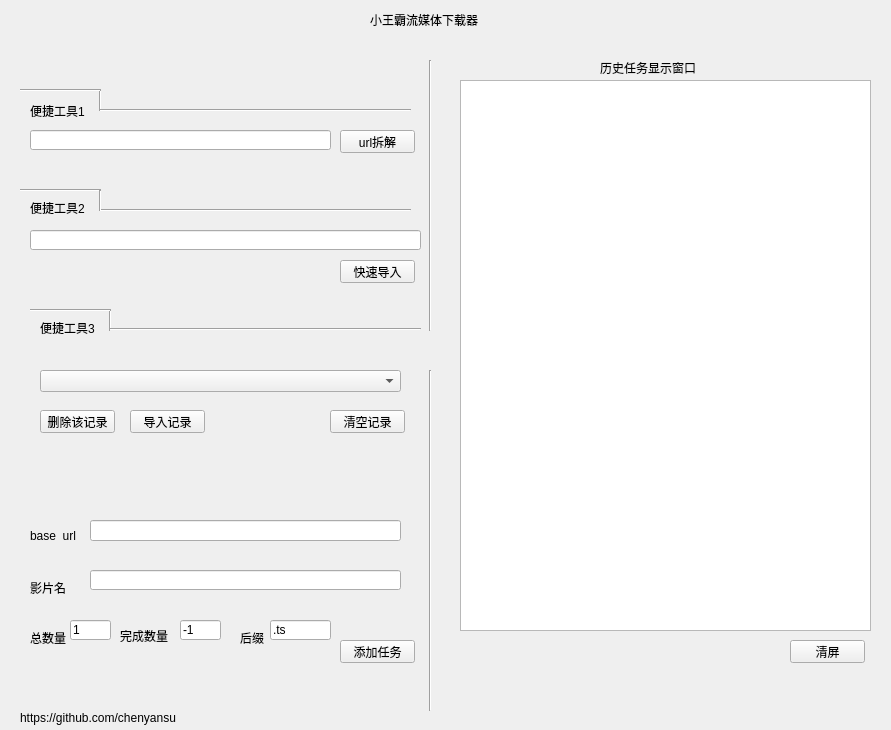
<?xml version="1.0" encoding="UTF-8"?>
<ui version="4.0">
 <class>MainWindow</class>
 <widget class="QMainWindow" name="MainWindow">
  <property name="geometry">
   <rect>
    <x>0</x>
    <y>0</y>
    <width>891</width>
    <height>730</height>
   </rect>
  </property>
  <property name="windowTitle">
   <string>MainWindow</string>
  </property>
  <widget class="QWidget" name="centralWidget">
   <widget class="QLabel" name="label">
    <property name="geometry">
     <rect>
      <x>30</x>
      <y>100</y>
      <width>91</width>
      <height>21</height>
     </rect>
    </property>
    <property name="text">
     <string>便捷工具1</string>
    </property>
   </widget>
   <widget class="QLineEdit" name="base_url_lineEdit">
    <property name="geometry">
     <rect>
      <x>90</x>
      <y>520</y>
      <width>311</width>
      <height>21</height>
     </rect>
    </property>
   </widget>
   <widget class="QLabel" name="label_2">
    <property name="geometry">
     <rect>
      <x>30</x>
      <y>530</y>
      <width>54</width>
      <height>12</height>
     </rect>
    </property>
    <property name="text">
     <string>base_url</string>
    </property>
   </widget>
   <widget class="QLineEdit" name="postfix_lineEdit">
    <property name="geometry">
     <rect>
      <x>270</x>
      <y>620</y>
      <width>61</width>
      <height>20</height>
     </rect>
    </property>
    <property name="text">
     <string>.ts</string>
    </property>
   </widget>
   <widget class="QLabel" name="label_4">
    <property name="geometry">
     <rect>
      <x>240</x>
      <y>630</y>
      <width>31</width>
      <height>16</height>
     </rect>
    </property>
    <property name="text">
     <string>后缀</string>
    </property>
   </widget>
   <widget class="QLabel" name="label_5">
    <property name="geometry">
     <rect>
      <x>30</x>
      <y>630</y>
      <width>41</width>
      <height>16</height>
     </rect>
    </property>
    <property name="text">
     <string>总数量</string>
    </property>
   </widget>
   <widget class="QLineEdit" name="amount_lineEdit">
    <property name="geometry">
     <rect>
      <x>70</x>
      <y>620</y>
      <width>41</width>
      <height>20</height>
     </rect>
    </property>
    <property name="text">
     <string>1</string>
    </property>
   </widget>
   <widget class="QLabel" name="label_6">
    <property name="geometry">
     <rect>
      <x>120</x>
      <y>630</y>
      <width>54</width>
      <height>12</height>
     </rect>
    </property>
    <property name="text">
     <string>完成数量</string>
    </property>
   </widget>
   <widget class="QLineEdit" name="finish_num_lineEdit">
    <property name="geometry">
     <rect>
      <x>180</x>
      <y>620</y>
      <width>41</width>
      <height>20</height>
     </rect>
    </property>
    <property name="text">
     <string>-1</string>
    </property>
   </widget>
   <widget class="QLineEdit" name="name_lineEdit">
    <property name="geometry">
     <rect>
      <x>90</x>
      <y>570</y>
      <width>311</width>
      <height>20</height>
     </rect>
    </property>
   </widget>
   <widget class="QLabel" name="label_7">
    <property name="geometry">
     <rect>
      <x>30</x>
      <y>580</y>
      <width>41</width>
      <height>16</height>
     </rect>
    </property>
    <property name="text">
     <string>影片名</string>
    </property>
   </widget>
   <widget class="QPushButton" name="add_task_pushButton">
    <property name="geometry">
     <rect>
      <x>340</x>
      <y>640</y>
      <width>75</width>
      <height>23</height>
     </rect>
    </property>
    <property name="text">
     <string>添加任务</string>
    </property>
   </widget>
   <widget class="QLabel" name="label_8">
    <property name="geometry">
     <rect>
      <x>370</x>
      <y>10</y>
      <width>111</width>
      <height>20</height>
     </rect>
    </property>
    <property name="text">
     <string>小王霸流媒体下载器</string>
    </property>
   </widget>
   <widget class="Line" name="line">
    <property name="geometry">
     <rect>
      <x>420</x>
      <y>60</y>
      <width>20</width>
      <height>271</height>
     </rect>
    </property>
    <property name="orientation">
     <enum>Qt::Vertical</enum>
    </property>
   </widget>
   <widget class="QTextBrowser" name="display_textBrowser">
    <property name="geometry">
     <rect>
      <x>460</x>
      <y>80</y>
      <width>411</width>
      <height>551</height>
     </rect>
    </property>
   </widget>
   <widget class="QLabel" name="label_9">
    <property name="geometry">
     <rect>
      <x>600</x>
      <y>60</y>
      <width>101</width>
      <height>16</height>
     </rect>
    </property>
    <property name="text">
     <string>历史任务显示窗口</string>
    </property>
   </widget>
   <widget class="Line" name="line_3">
    <property name="geometry">
     <rect>
      <x>420</x>
      <y>370</y>
      <width>21</width>
      <height>341</height>
     </rect>
    </property>
    <property name="orientation">
     <enum>Qt::Vertical</enum>
    </property>
   </widget>
   <widget class="QPushButton" name="clear_display_pushButton">
    <property name="geometry">
     <rect>
      <x>790</x>
      <y>640</y>
      <width>75</width>
      <height>23</height>
     </rect>
    </property>
    <property name="text">
     <string>清屏</string>
    </property>
   </widget>
   <widget class="QLabel" name="label_19">
    <property name="geometry">
     <rect>
      <x>20</x>
      <y>710</y>
      <width>181</width>
      <height>16</height>
     </rect>
    </property>
    <property name="text">
     <string>https://github.com/chenyansu</string>
    </property>
   </widget>
   <widget class="QLabel" name="label_11">
    <property name="geometry">
     <rect>
      <x>30</x>
      <y>200</y>
      <width>61</width>
      <height>16</height>
     </rect>
    </property>
    <property name="text">
     <string>便捷工具2</string>
    </property>
   </widget>
   <widget class="Line" name="line_4">
    <property name="geometry">
     <rect>
      <x>100</x>
      <y>200</y>
      <width>311</width>
      <height>20</height>
     </rect>
    </property>
    <property name="orientation">
     <enum>Qt::Horizontal</enum>
    </property>
   </widget>
   <widget class="QLineEdit" name="quick_insert_lineEdit">
    <property name="geometry">
     <rect>
      <x>30</x>
      <y>230</y>
      <width>391</width>
      <height>20</height>
     </rect>
    </property>
    <property name="text">
     <string/>
    </property>
   </widget>
   <widget class="QPushButton" name="quick_insert_pushButton">
    <property name="geometry">
     <rect>
      <x>340</x>
      <y>260</y>
      <width>75</width>
      <height>23</height>
     </rect>
    </property>
    <property name="text">
     <string>快速导入</string>
    </property>
   </widget>
   <widget class="Line" name="line_5">
    <property name="geometry">
     <rect>
      <x>20</x>
      <y>180</y>
      <width>81</width>
      <height>20</height>
     </rect>
    </property>
    <property name="orientation">
     <enum>Qt::Horizontal</enum>
    </property>
   </widget>
   <widget class="Line" name="line_6">
    <property name="geometry">
     <rect>
      <x>90</x>
      <y>190</y>
      <width>20</width>
      <height>21</height>
     </rect>
    </property>
    <property name="orientation">
     <enum>Qt::Vertical</enum>
    </property>
   </widget>
   <widget class="QLineEdit" name="url_lineEdit">
    <property name="geometry">
     <rect>
      <x>30</x>
      <y>130</y>
      <width>301</width>
      <height>20</height>
     </rect>
    </property>
    <property name="text">
     <string/>
    </property>
   </widget>
   <widget class="QPushButton" name="analyse_url_pushButton">
    <property name="geometry">
     <rect>
      <x>340</x>
      <y>130</y>
      <width>75</width>
      <height>23</height>
     </rect>
    </property>
    <property name="text">
     <string>url拆解</string>
    </property>
   </widget>
   <widget class="Line" name="line_7">
    <property name="geometry">
     <rect>
      <x>90</x>
      <y>90</y>
      <width>20</width>
      <height>21</height>
     </rect>
    </property>
    <property name="orientation">
     <enum>Qt::Vertical</enum>
    </property>
   </widget>
   <widget class="Line" name="line_8">
    <property name="geometry">
     <rect>
      <x>100</x>
      <y>100</y>
      <width>311</width>
      <height>20</height>
     </rect>
    </property>
    <property name="orientation">
     <enum>Qt::Horizontal</enum>
    </property>
   </widget>
   <widget class="Line" name="line_9">
    <property name="geometry">
     <rect>
      <x>20</x>
      <y>80</y>
      <width>81</width>
      <height>20</height>
     </rect>
    </property>
    <property name="orientation">
     <enum>Qt::Horizontal</enum>
    </property>
   </widget>
   <widget class="Line" name="line_10">
    <property name="geometry">
     <rect>
      <x>100</x>
      <y>310</y>
      <width>20</width>
      <height>21</height>
     </rect>
    </property>
    <property name="orientation">
     <enum>Qt::Vertical</enum>
    </property>
   </widget>
   <widget class="Line" name="line_11">
    <property name="geometry">
     <rect>
      <x>110</x>
      <y>319</y>
      <width>311</width>
      <height>21</height>
     </rect>
    </property>
    <property name="orientation">
     <enum>Qt::Horizontal</enum>
    </property>
   </widget>
   <widget class="QLabel" name="label_12">
    <property name="geometry">
     <rect>
      <x>40</x>
      <y>320</y>
      <width>61</width>
      <height>16</height>
     </rect>
    </property>
    <property name="text">
     <string>便捷工具3</string>
    </property>
   </widget>
   <widget class="Line" name="line_12">
    <property name="geometry">
     <rect>
      <x>30</x>
      <y>300</y>
      <width>81</width>
      <height>20</height>
     </rect>
    </property>
    <property name="orientation">
     <enum>Qt::Horizontal</enum>
    </property>
   </widget>
   <widget class="QComboBox" name="history_comboBox">
    <property name="geometry">
     <rect>
      <x>40</x>
      <y>370</y>
      <width>361</width>
      <height>22</height>
     </rect>
    </property>
   </widget>
   <widget class="QPushButton" name="delete_a_history_pushButton">
    <property name="geometry">
     <rect>
      <x>40</x>
      <y>410</y>
      <width>75</width>
      <height>23</height>
     </rect>
    </property>
    <property name="text">
     <string>删除该记录</string>
    </property>
   </widget>
   <widget class="QPushButton" name="add_history_pushButton">
    <property name="geometry">
     <rect>
      <x>130</x>
      <y>410</y>
      <width>75</width>
      <height>23</height>
     </rect>
    </property>
    <property name="text">
     <string>导入记录</string>
    </property>
   </widget>
   <widget class="QPushButton" name="clean_history_pushButton">
    <property name="geometry">
     <rect>
      <x>330</x>
      <y>410</y>
      <width>75</width>
      <height>23</height>
     </rect>
    </property>
    <property name="text">
     <string>清空记录</string>
    </property>
   </widget>
   <widget class="QLabel" name="warning_label">
    <property name="geometry">
     <rect>
      <x>120</x>
      <y>660</y>
      <width>111</width>
      <height>16</height>
     </rect>
    </property>
    <property name="font">
     <font>
      <weight>50</weight>
      <italic>false</italic>
      <bold>false</bold>
      <underline>false</underline>
     </font>
    </property>
    <property name="text">
     <string/>
    </property>
   </widget>
  </widget>
 </widget>
 <resources/>
 <connections/>
</ui>
